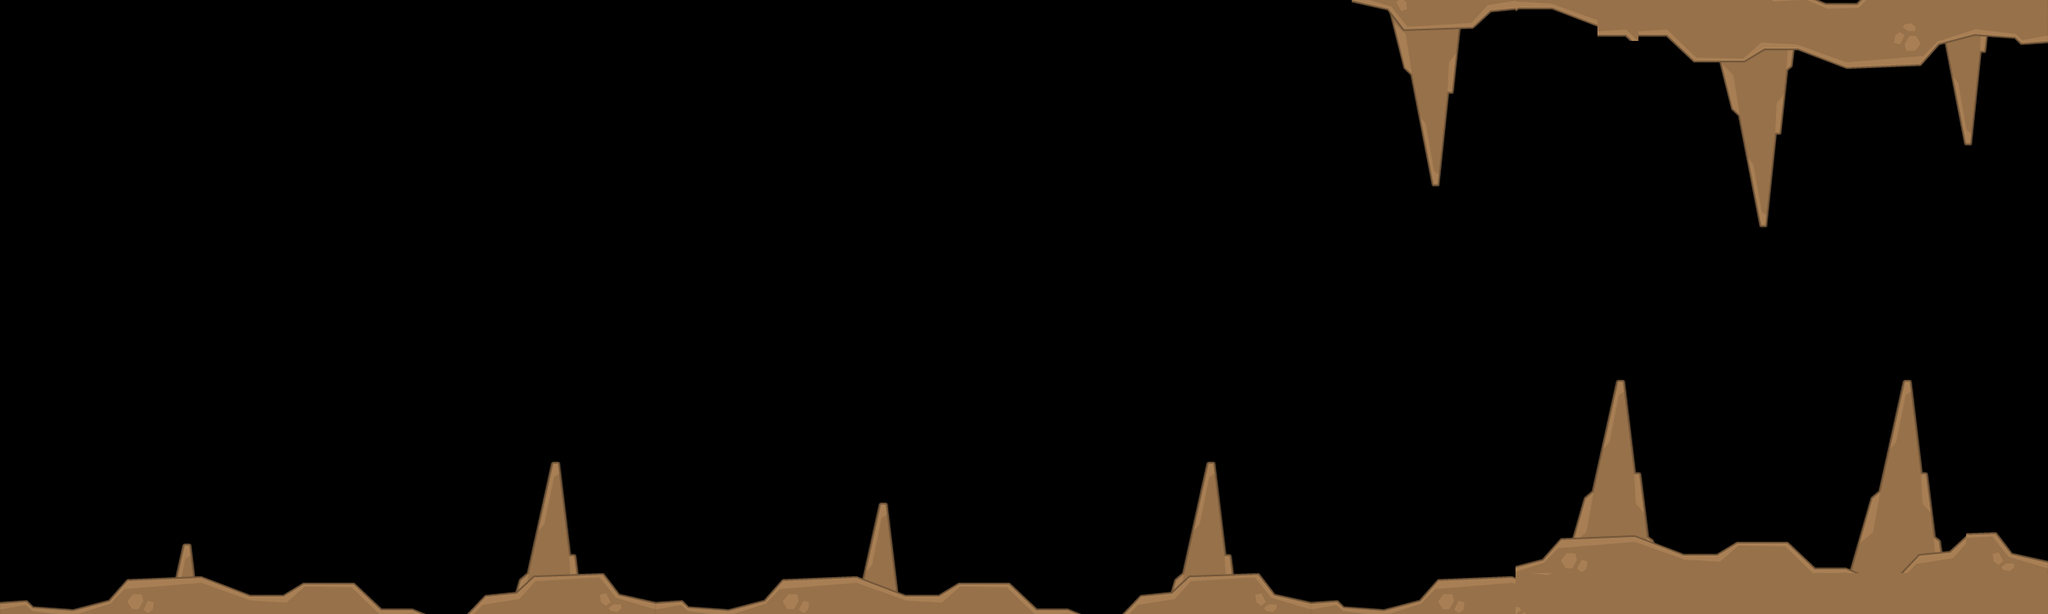

The image is a tile-based game level rendered from a .tmx file. Its description and source (layers, tilesets, objects; grid data summarised) follow:
An orthogonal 50x15 tile map with 50x50 px tiles, 2 tile layers (player, ground) and 129 objects.

<map version="1.0" orientation="orthogonal" renderorder="right-down" width="50" height="15" tilewidth="50" tileheight="50" nextobjectid="136">
 <tileset firstgid="1" name="title_map" tilewidth="50" tileheight="50">
  <image source="title_map.png" width="800" height="1300" />
 </tileset>
 <layer name="player" width="50" height="15">
  <data>[750 cells, 84 non-empty, 28 distinct tile ids]</data>
 </layer>
 <layer name="ground" width="50" height="15">
  <data>[750 cells, 89 non-empty, 41 distinct tile ids]</data>
 </layer>
 <objectgroup name="limitted1">
  <object id="1" x="5.33333" y="740" />
  <object id="2" x="34.6667" y="738.667" />
  <object id="3" x="90.6667" y="746.667" />
  <object id="4" x="101.333" y="742.667" />
  <object id="5" x="132" y="733.333" />
  <object id="6" x="153.333" y="709.333" />
  <object id="7" x="213.333" y="706.667" />
  <object id="8" x="225.333" y="668" />
  <object id="9" x="230.667" y="668" />
  <object id="10" x="240" y="702.667" />
  <object id="11" x="253.333" y="709.333" />
  <object id="12" x="300" y="729.333" />
  <object id="13" x="346.667" y="729.333" />
  <object id="14" x="366.667" y="713.333" />
  <object id="16" x="433.333" y="714.667" />
  <object id="17" x="464" y="746.667" />
  <object id="19" x="504" y="746.667" />
  <object id="20" x="576" y="750.667" />
  <object id="21" x="589.333" y="733.333" />
  <object id="22" x="629.333" y="726.667" />
  <object id="23" x="633.333" y="712" />
  <object id="24" x="642.667" y="701.333" />
  <object id="25" x="674.667" y="569.333" />
  <object id="26" x="681.333" y="568" />
  <object id="27" x="696" y="680" />
  <object id="28" x="701.333" y="684" />
  <object id="29" x="708" y="702.667" />
  <object id="30" x="736" y="706.667" />
  <object id="31" x="758.667" y="729.333" />
  <object id="32" x="800" y="738.667" />
  <object id="33" x="829.333" y="734.667" />
  <object id="34" x="841.333" y="741.333" />
  <object id="35" x="890.667" y="749.333" />
  <object id="36" x="934.667" y="736" />
  <object id="37" x="953.333" y="713.333" />
  <object id="38" x="1050.67" y="709.333" />
  <object id="39" x="1077.33" y="618.667" />
  <object id="40" x="1082.67" y="618.667" />
  <object id="41" x="1096" y="722.667" />
  <object id="42" x="1146.67" y="729.333" />
  <object id="43" x="1164" y="717.333" />
  <object id="44" x="1230.67" y="716" />
  <object id="45" x="1265.33" y="746.667" />
  <object id="46" x="1302.67" y="745.333" />
  <object id="47" x="1374.67" y="750.667" />
  <object id="48" x="1393.33" y="730.667" />
  <object id="49" x="1429.33" y="726.667" />
  <object id="50" x="1432" y="713.333" />
  <object id="51" x="1444" y="702.667" />
  <object id="52" x="1476" y="566.667" />
  <object id="53" x="1484" y="569.333" />
  <object id="54" x="1497.33" y="676" />
  <object id="55" x="1504" y="682.667" />
  <object id="56" x="1508" y="700" />
  <object id="57" x="1536" y="702.667" />
  <object id="58" x="1557.33" y="728" />
  <object id="59" x="1600" y="738.667" />
  <object id="60" x="1630.67" y="734.667" />
  <object id="61" x="1640" y="742.667" />
  <object id="62" x="1692" y="746.667" />
  <object id="63" x="1734.67" y="736" />
  <object id="64" x="1753.33" y="713.333" />
  <object id="65" x="1849.33" y="708" />
  <object id="66" x="1849.33" y="696" />
  <object id="67" x="1884" y="686.667" />
  <object id="68" x="1904" y="660" />
  <object id="69" x="1924" y="654.667" />
  <object id="70" x="1937.33" y="606.667" />
  <object id="71" x="1946.67" y="600" />
  <object id="72" x="1977.33" y="468" />
  <object id="73" x="1998.67" y="577.333" />
  <object id="74" x="2004" y="582.667" />
  <object id="75" x="2020" y="664" />
  <object id="77" x="2057.33" y="681.333" />
  <object id="78" x="2096" y="677.333" />
  <object id="79" x="2117.33" y="665.333" />
  <object id="80" x="2184" y="668" />
  <object id="81" x="2214.67" y="694.667" />
  <object id="82" x="2260" y="694.667" />
  <object id="83" x="2285.33" y="609.333" />
  <object id="84" x="2293.33" y="601.333" />
  <object id="85" x="2328" y="470.667" />
  <object id="86" x="2348" y="577.333" />
  <object id="87" x="2353.33" y="580" />
  <object id="88" x="2370.67" y="678.667" />
  <object id="89" x="2401.33" y="654.667" />
  <object id="90" x="2440" y="653.333" />
  <object id="92" x="2457.33" y="680" />
  <object id="96" x="2492" y="689" />
  <object id="98" x="2494" y="768" />
  <object id="99" x="10" y="780" />
 </objectgroup>
 <objectgroup name="limitted2">
  <object id="94" x="1651" y="5" />
  <object id="95" x="1696" y="17" />
  <object id="100" x="1716" y="88" />
  <object id="101" x="1726" y="98" />
  <object id="102" x="1752" y="231" />
  <object id="103" x="1771" y="114" />
  <object id="104" x="1784" y="37" />
  <object id="105" x="1799" y="37" />
  <object id="106" x="1820" y="18" />
  <object id="107" x="1893" y="12" />
  <object id="108" x="1950" y="33" />
  <object id="109" x="1950" y="43" />
  <object id="110" x="1982" y="44" />
  <object id="111" x="1997" y="53" />
  <object id="112" x="2001" y="45" />
  <object id="113" x="2036" y="50" />
  <object id="114" x="2069" y="78" />
  <object id="115" x="2101" y="79" />
  <object id="116" x="2115" y="137" />
  <object id="117" x="2124" y="144" />
  <object id="118" x="2152" y="281" />
  <object id="119" x="2170" y="168" />
  <object id="120" x="2175" y="163" />
  <object id="121" x="2181" y="87" />
  <object id="122" x="2189" y="81" />
  <object id="123" x="2191" y="63" />
  <object id="124" x="2252" y="84" />
  <object id="125" x="2348" y="83" />
  <object id="126" x="2367" y="58" />
  <object id="127" x="2374" y="55" />
  <object id="128" x="2402" y="177" />
  <object id="129" x="2421" y="66" />
  <object id="130" x="2424" y="64" />
  <object id="131" x="2426" y="47" />
  <object id="132" x="2460" y="48" />
  <object id="133" x="2470" y="60" />
  <object id="134" x="2499" y="53" />
  <object id="135" x="2491" y="6" />
 </objectgroup>
</map>
